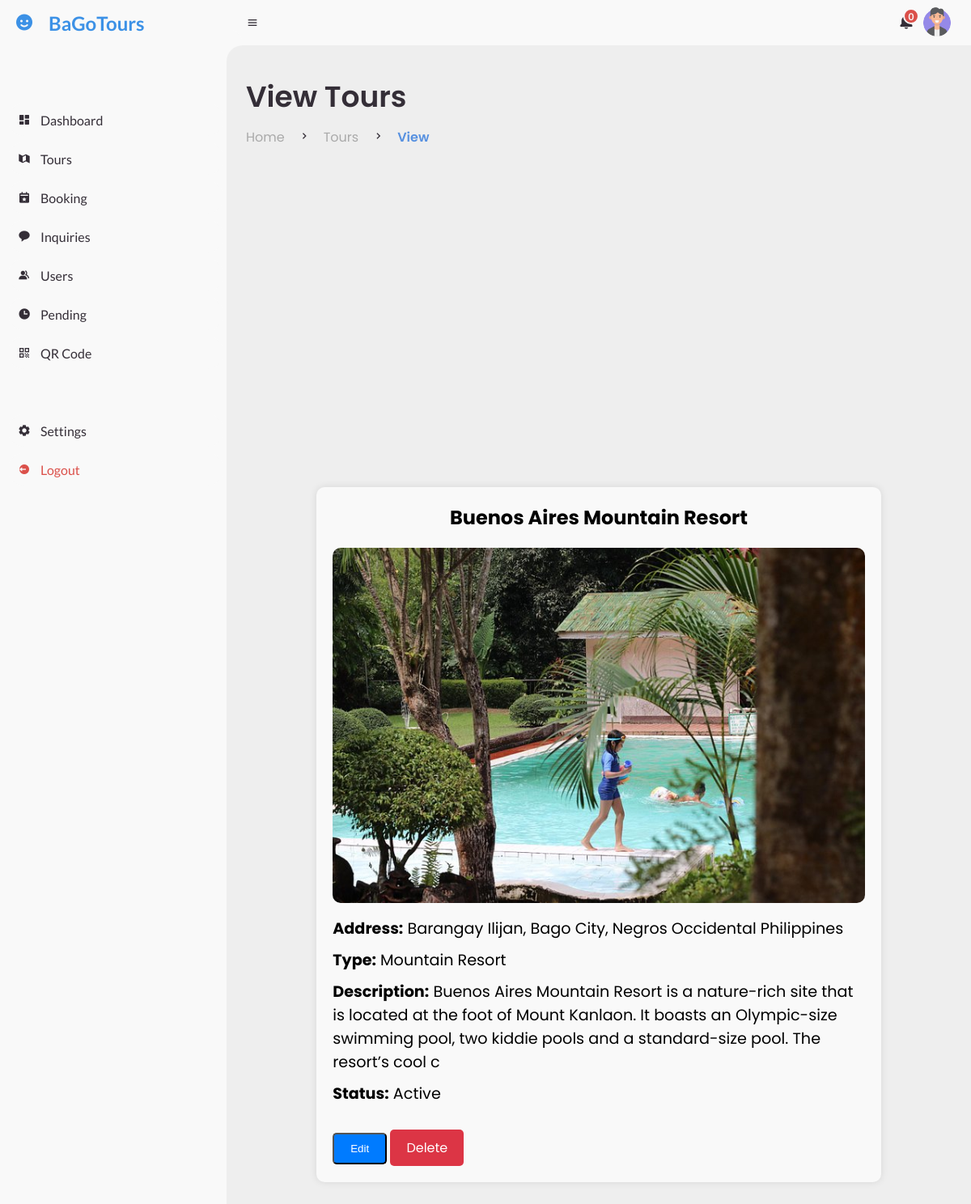
The page /admin/view_tour?id=1 (signed in) on the database its author committed.
### tables this page shows
CREATE TABLE `tours` (
  `id` int(50) NOT NULL,
  `user_id` int(50) NOT NULL,
  `img` varchar(50) NOT NULL,
  `title` varchar(200) NOT NULL,
  `address` varchar(200) NOT NULL,
  `latitude` varchar(50) NOT NULL,
  `longitude` varchar(50) NOT NULL,
  `type` varchar(50) NOT NULL,
  `description` varchar(1000) NOT NULL,
  `proof` varchar(50) NOT NULL,
  `proof_image` varchar(150) NOT NULL,
  `status` varchar(50) NOT NULL,
  `date_created` datetime NOT NULL DEFAULT current_timestamp(),
  `expiry` date DEFAULT NULL
);

### func/user_func.php (called while the page is built, shortened)
<?php
function getTourById($conn, $id)
{
    $stmt = $conn->prepare("SELECT * FROM tours WHERE id = :id");
    $stmt->bindParam(":id", $id, PDO::PARAM_INT);
    $stmt->execute();
    return $stmt->fetch(PDO::FETCH_ASSOC);
}

### admin/view_tour.php (the view, shortened to what this page needs)
<?php
include '../include/db_conn.php';
include '../func/user_func.php';
if (isset($_GET['id'])) {
    $tour_id = $_GET['id'];
    $tour = getTourById($conn, $tour_id);
} else {
    header("Location: tours.php");
    exit();
}
?>
<!DOCTYPE html>
<html lang="en">
<head>
    <link href='https://unpkg.com/boxicons@2.0.9/css/boxicons.min.css' rel='stylesheet'>
    <link rel="stylesheet" href="../assets/css/admin.css">
    <link href="https://api.mapbox.com/mapbox-gl-js/v3.3.0/mapbox-gl.css" rel="stylesheet" />
</head>
<body>
    <?php include 'includes/sidebar.php'; ?>
    <section id="content">
        <?php include 'includes/navbar.php'; ?>
        <main id="main">
            <div class="head-title">
                <div class="left">
                    <h1>View Tours</h1>
                    <?php include 'includes/breadcrumb.php'; ?>
                </div>
            </div>
            <div id="map" style="height: 400px; width: 80%; margin-top: 20px;"></div>
            <div class="tour-container">
                <?php if (!empty($tour)) { ?>
                    <h1><?php echo htmlspecialchars($tour['title'], ENT_QUOTES, 'UTF-8'); ?></h1>
                    <img src="../upload/Tour Images/<?php echo htmlspecialchars($tour['img'], ENT_QUOTES, 'UTF-8'); ?>" alt="Tour Image">
                    <p><strong>Address:</strong> <?php echo htmlspecialchars($tour['address'], ENT_QUOTES, 'UTF-8'); ?></p>
                    <p><strong>Type:</strong> <?php echo htmlspecialchars($tour['type'], ENT_QUOTES, 'UTF-8'); ?></p>
                    <p><strong>Description:</strong> <?php echo nl2br(htmlspecialchars($tour['description'], ENT_QUOTES, 'UTF-8')); ?></p>
                    <p><strong>Status:</strong> <?php echo $tour['status'] == 1 ? 'Active' : 'Inactive'; ?></p>
                    <button class="btn-edit" type="button" onclick="loadDoc()">Edit</button>
                    <a href="#" class="btn-delete" data-tour-id="<?php echo $tour['id']; ?>">Delete</a>
                <?php } else { ?>
                    <p>Tour not found.</p>
                <?php } ?>
            </div>
        </main>
    </section>
</body>
</html>

### assets/css/admin.css (style rules this page uses)
* { margin: 0; padding: 0; box-sizing: border-box; }
a { text-decoration: none; }
:root { --poppins: 'Poppins', sans-serif; --lato: 'Lato', sans-serif; --light: #F9F9F9; --blue: #3C91E6; --light-blue: #CFE8FF; --grey: #eee; --dark-grey: #AAAAAA; --dark: #342E37; --red: #DB504A; --yellow: #FFCE26; --light-yellow: #FFF2C6; --orange: #FD7238; --light-orange: #FFE0D3; }
html { overflow-x: hidden; }
body { background: var(--grey); overflow-x: hidden; }
#content { position: relative; width: calc(100% - 280px); left: 280px; transition: .3s ease; }
#content main { width: 100%; padding: 36px 24px; font-family: var(--poppins); max-height: calc(100vh - 56px); overflow-y: auto; }
#content main .head-title { display: flex; align-items: center; justify-content: space-between; grid-gap: 16px; flex-wrap: wrap; }
#content main .head-title .left h1 { font-size: 36px; font-weight: 600; margin-bottom: 10px; color: var(--dark); }
#map { width: 100%; height: 500px; border-radius: 15px; }

### admin/view_tour.php (style rules this page uses)
.tour-container { margin-top: 20px; width: 80%; margin: 0 auto; padding: 20px; background-color: #f9f9f9; border-radius: 10px; box-shadow: 0 0 10px rgba(0, 0, 0, 0.1); }
.tour-container h1 { text-align: center; margin-bottom: 20px; }
.tour-container img { width: 100%; border-radius: 10px; }
.tour-container p { font-size: 1.2em; margin: 10px 0; }
.tour-container .btn-edit, .tour-container .btn-delete { display: inline-block; padding: 10px 20px; margin-top: 20px; text-align: center; border-radius: 5px; color: white; text-decoration: none; }
.tour-container .btn-edit { background-color: #007bff; }
.tour-container .btn-delete { background-color: #dc3545; }

### rows shown on the page
tours: title "Buenos Aires Mountain Resort", img (picture), address "Barangay Ilijan, Bago City, Negros Occidental Philippines", type "Mountain Resort", description "Buenos Aires Mountain Resort is a nature-rich site that is located at the foot of Mount Kanlaon. It boasts an Olympic-size swimming pool, two kiddie pools and a standard-size pool. The resort’s cool c"

### other values the page prints
$breadcrumb['title'] "Home"
$breadcrumb['title'] "Tours"
$breadcrumb['title'] "View"
